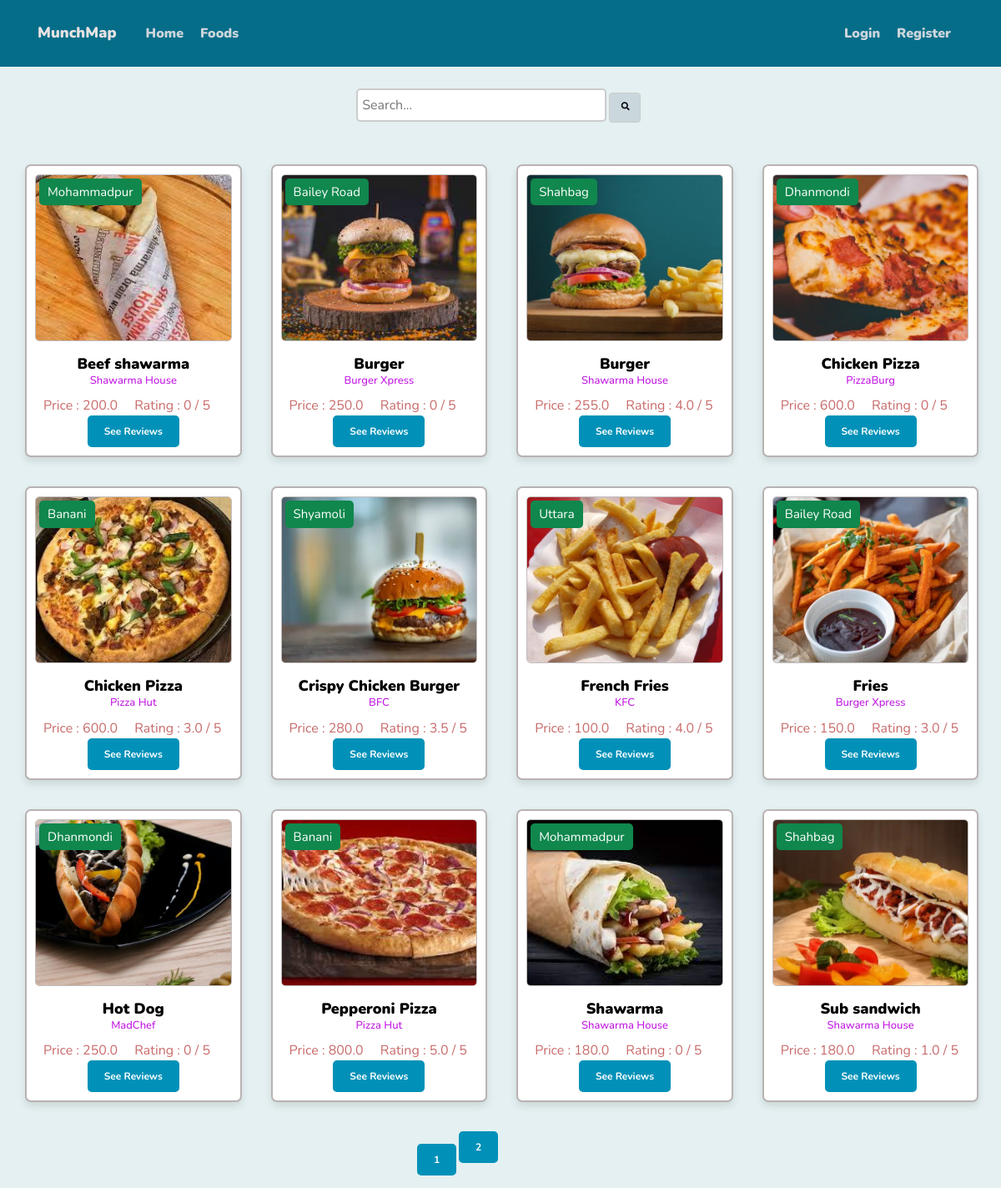
The app's page /search_food with its own data.
### website/models.py (models this page shows, shortened)
class Food(db.Model):
    id = db.Column(db.Integer, primary_key=True)
    name = db.Column(db.String(100), nullable=False)
    restaurant_id = db.Column(db.Integer, db.ForeignKey(
        'restaurant.id'), nullable=False)
    image_file = db.Column(db.String(20), nullable=False,
                           default='default.jpg')
    rating = db.Column(db.Float, default=0.0)
    description = db.Column(db.Text, nullable=False, default='No description')
    reviews = db.relationship('FoodReview', backref='review_for', lazy=True)
    rating_count = db.Column(db.Float, nullable=False, default=0.0)
    total_rating = db.Column(db.Float, nullable=False, default=0.0)
    rating = db.Column(db.Float, nullable=False, default=0.0)
    price = db.Column(db.Float, nullable=False, default=0.0)

class Restaurant(db.Model):
    id = db.Column(db.Integer, primary_key=True)
    name = db.Column(db.String(100), nullable=False)
    owner_id = db.Column(db.Integer, db.ForeignKey('user.id'), nullable=False)
    image_file = db.Column(db.String(20), nullable=False,
                           default='default.jpg')
    location = db.Column(db.String(100), nullable=False)
    description = db.Column(db.Text, nullable=False, default='No description')
    detail_location = db.Column(db.Text)
    rating = db.Column(db.Float, default=0.0)
    foods = db.relationship('Food', backref='belong_to', lazy=True)
    reviews = db.relationship(
        'RestaurantReview', backref='review_for', lazy=True)
    rating_count = db.Column(db.Float, nullable=False, default=0.0)
    total_rating = db.Column(db.Float, nullable=False, default=0.0)
    ratign = db.Column(db.Float, nullable=False, default=0.0)

### website/main/routes.py (the view)
@main.route("/search_food", methods=['GET', 'POST'])
def search_food():
    if request.method == 'POST':
        print(request.form.get('search'), 'he')
    else:
        search_query = request.args.get('search')
        print(search_query)
        if search_query:
            page = request.args.get('page', 1, type=int)
            foods = Food.query.filter(
                Food.name.like(f'%{search_query}%')).paginate(page=page, per_page=12)
            return render_template('home2.html', foods=foods)
    page = request.args.get('page', 1, type=int)
    foods = Food.query.order_by(
        Food.name).paginate(page=page, per_page=12)
    return render_template('home2.html', foods=foods)

### website/templates/home2.html (shortened to what this page needs)
<!DOCTYPE html>
<html>
  <head>
    <link
      rel="stylesheet"
      href="https://maxcdn.bootstrapcdn.com/bootstrap/4.0.0/css/bootstrap.min.css"
    />
    <link
      rel="stylesheet"
      href="https://cdnjs.cloudflare.com/ajax/libs/font-awesome/5.15.3/css/all.min.css"
    />
    <link
      rel="stylesheet"
      type="text/css"
      href="{{ url_for('static', filename='home.css') }}"
    />
  </head>
  <body>
    <header class="site-header">
      <nav class="navbar navbar-expand-md navbar-dark bg-steel fixed-top">
        <div class="container">
          <h1><a class="navbar-brand mr-8" href="/">MunchMap</a></h1>
          <div class="collapse navbar-collapse" id="navbarToggle">
            <div class="navbar-nav mr-auto">
              <a class="nav-item nav-link" href="{{ url_for('main.home') }}"
                >Home</a
              >
              <a class="nav-item nav-link" href="{{ url_for('main.home2') }}"
                >Foods</a
              >
            </div>
            <div class="navbar-nav">
              {% if current_user.is_authenticated %}
              <a
                class="nav-item nav-link"
                href="{{ url_for('restaurants.new_restaurant') }}"
                >Create Restaurant</a
              >
              <a class="nav-item nav-link" href="{{ url_for('users.account') }}"
                >{{ current_user.username }}</a
              >
              <a class="nav-item nav-link" href="{{ url_for('users.logout') }}"
                >Logout</a
              >
              {% else %}
              <a class="nav-item nav-link" href="{{ url_for('users.login') }}"
                >Login</a
              >
              <a
                class="nav-item nav-link"
                href="{{ url_for('users.register') }}"
                >Register</a
              >
              {% endif %}
            </div>
          </div>
        </div>
      </nav>
      <div class="row">
        <div class="col-md-10">
        </div>
      </div>
      <div class="search-container">
        <form action="/search_food" method="GET">
          <input
            type="text"
            class="search-input"
            name="search"
            placeholder="Search..."
          />
          <button type="submit" class="search-button">
            <i class="fas fa-search"></i>
          </button>
        </form>
      </div>
    </header>
    <div class="box-container">
      {% for food in foods.items %}
      <div class="box">
        <button class="location-tag">{{ food.belong_to.location }}</button>
        <a href="{{ url_for('foods.food', food_id = food.id ) }}">
          <img
            src="{{ url_for('static', filename='profile_pics/' + food.image_file) }}"
            alt=""
          />
        </a>
        <h3>
          <a
            href="{{ url_for('foods.food', food_id = food.id ) }}"
            style="text-decoration: none"
            >{{ food.name }}
          </a>
          <p style="font-size: small; color: rgb(193, 23, 227)">
            {{ food.belong_to.name }}
          </p>
        </h3>
        <div class="text" style="font-size: medium; display: flex">
          <div class="text2" style="margin-right: 20px; margin-left: 10px">
            Price : {{food.price}}
          </div>
          <div>
            {% if food.rating_count > 0 %} Rating : {{
            (food.total_rating/food.rating_count) | round(1) }} / 5 {% else %}
            Rating : 0 / 5 {% endif %}
          </div>
        </div>
        <a href="{{ url_for('foods.food', food_id = food.id ) }}" class="btn">
          See Reviews
        </a>
      </div>
      {% endfor %}
    </div>
    {% for page_num in foods.iter_pages(left_edge=1, right_edge=1,
    left_current=1, right_current=2) %} {% if page_num %} {% if foods.page ==
    page_num %}
    <a
      class="btn btn-info mb-4"
      style="margin-left: 500px; margin-top: 30px; margin-bottom: 80px"
      href="{{ url_for('main.home2', page=page_num) }}"
      >{{ page_num }}</a
    >
    {% else %}
    <a
      class="btn btn-outline-info mb-4"
      href="{{ url_for('main.home2', page=page_num) }}"
      >{{ page_num }}</a
    >
    {% endif %} {% else %} ... {% endif %} {% endfor %}
  </body>
</html>

### website/static/home.css (style rules this page uses)
* { font-family: "Nunito", sans-serif; margin: 0; padding: 0; box-sizing: border-box; outline: none; border: none; text-decoration: none; transition: all 0.2s linear; }
html { font-size: 62.5%; overflow-x: hidden; scroll-behavior: smooth; scroll-padding-top: 6rem; }
body { background: #dfeeefd7; color: #c86a6a; margin-top: 10rem; }
h1, h2, h3, h4, h5, h6 { color: #444444; }
a { color: black; font-size: large; font-weight: 1000; }
.bg-steel { background-color: #066d89; height: 80px; position: absolute; transition: transform 0.3s ease; top: 0; left: 0; width: 100%; }
.site-header .navbar-nav .nav-link { color: #cbd5db; font-size: medium; margin-right: 10px; }
.site-header .navbar-brand { color: rgb(232, 226, 226); font-size: large; margin-right: 30px; border: #1f2223; }
.box-container { margin-top: 50px; margin-left: 10px; margin-right: 10px; display: flex; flex-wrap: wrap; gap: 1.5rem; }
.box-container .box { margin-left: 20px; margin-bottom: 20px; padding: 10px; background: #fff; box-shadow: 0 0.5rem 1rem rgba(0, 0, 0, 0.1); border: 0.2rem solid rgba(26, 1, 1, 0.3); border-radius: 0.7rem; text-align: center; position: relative; min-width: calc(22%); max-width: calc(22%); max-height: 360px; }
.box-container .box img { border: 1px solid rgb(194, 190, 190); height: 20rem; object-fit: cover; width: 100%; border-radius: 0.5rem; transition: transform 0.5s ease; }
.box-container .box button.location-tag { position: absolute; top: 1.5rem; left: 1.5rem; background: #10874d; color: #fff; font-size: 1.5rem; padding: 0.5rem 1rem; border-radius: 0.5rem; cursor: pointer; z-index: 1; }
.box-container .box h3 { color: #333; font-size: 2.5rem; padding-top: 1rem; transition: transform 0.3s ease; }
.btn { display: inline-block; padding: 10px 20px; font-size: 12px; font-weight: bold; text-align: center; text-decoration: none; border-radius: 5px; border: none; background-color: #0191b8; color: #ffffff; cursor: pointer; transition: background-color 0.3s ease; }
.search-container { display: flex; justify-content: center; align-items: center; margin-right: 5px; }
.search-input { width: 300px; height: 40px; padding: 5px; margin-top: 5px; border: 1px solid #ccc; border-width: 2px; border-radius: 5px; font-size: medium; }
.search-button { justify-content: center; background: #cad7dc; border: 1px solid #ccc; border-width: 1px; border-radius: 4px; cursor: pointer; padding-left: 2px; height: 36px; width: 38px; }

### records on screen
Food: belong_to.location "Mohammadpur", image_file (picture), name "Beef shawarma", belong_to.name "Shawarma House", price "200.0", rating_count "Rating : 0 / 5"
Food: belong_to.location "Bailey Road", image_file (picture), name "Burger", belong_to.name "Burger Xpress", price "250.0", rating_count "Rating : 0 / 5"
Food: belong_to.location "Shahbag", image_file (picture), name "Burger", belong_to.name "Shawarma House", price "255.0", (food.total_rating/food.rating_count)|round(1) "4.0"
Food: belong_to.location "Dhanmondi", image_file (picture), name "Chicken Pizza", belong_to.name "PizzaBurg", price "600.0", rating_count "Rating : 0 / 5"
Food: belong_to.location "Banani", image_file (picture), name "Chicken Pizza", belong_to.name "Pizza Hut", price "600.0", (food.total_rating/food.rating_count)|round(1) "3.0"
Food: belong_to.location "Shyamoli", image_file (picture), name "Crispy Chicken Burger", belong_to.name "BFC", price "280.0", (food.total_rating/food.rating_count)|round(1) "3.5"
Food: belong_to.location "Uttara", image_file (picture), name "French Fries", belong_to.name "KFC", price "100.0", (food.total_rating/food.rating_count)|round(1) "4.0"
Food: belong_to.location "Bailey Road", image_file (picture), name "Fries", belong_to.name "Burger Xpress", price "150.0", (food.total_rating/food.rating_count)|round(1) "3.0"
Food: belong_to.location "Dhanmondi", image_file (picture), name "Hot Dog", belong_to.name "MadChef", price "250.0", rating_count "Rating : 0 / 5"
Food: belong_to.location "Banani", image_file (picture), name "Pepperoni Pizza", belong_to.name "Pizza Hut", price "800.0", (food.total_rating/food.rating_count)|round(1) "5.0"
Food: belong_to.location "Mohammadpur", image_file (picture), name "Shawarma", belong_to.name "Shawarma House", price "180.0", rating_count "Rating : 0 / 5"
Food: belong_to.location "Shahbag", image_file (picture), name "Sub sandwich", belong_to.name "Shawarma House", price "180.0", (food.total_rating/food.rating_count)|round(1) "1.0"

### other values on screen
{{ page_num }} "1"
{{ page_num }} "2"
